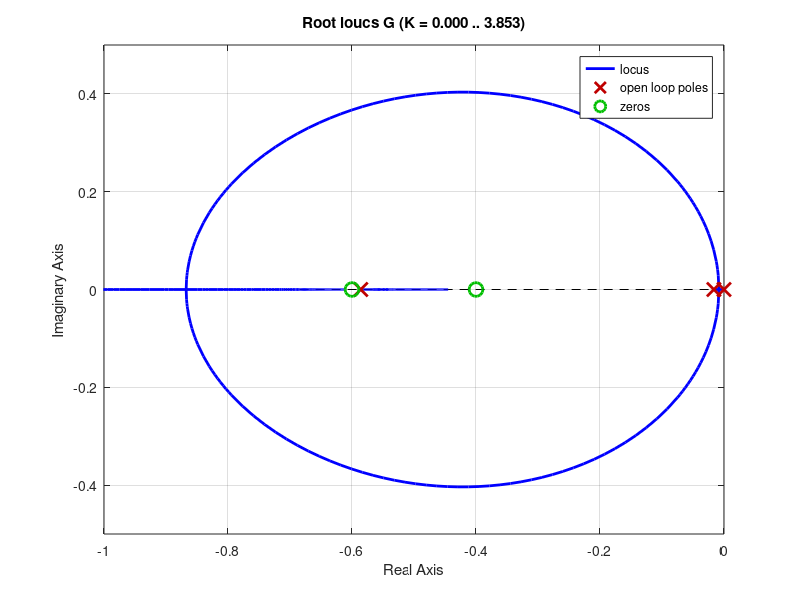

Reproduce this figure in MATLAB. (Note: this script raises an error after producing the figure.)
% Root-locus analysis of a third-order hybrid-electric-vehicle
% traction-motor speed-control loop.

numg = poly([-0.4 -0.6]);
deng = poly([0 -0.0163 -0.5858]);

G = tf(numg, deng);

rlocus(G);

pos = 10;   % Desired percent overshoot
z = -log(pos/100) / sqrt(pi^2 + (log(pos/100))^2);

axis([-1 0 -0.5 0.5])
sgrid(z, 0)
title(['Root Locus with ', num2str(pos), ' Percent Overshoot Line'])

% Use the same gain as frequency_responce.m so that both scripts
% describe the same closed-loop design.
K = 0.78;

% To choose the gain interactively instead, comment out the line above
% and uncomment the following two lines:
% [K, poles] = rlocfind(G);
% disp(['Selected gain: ', num2str(K)])

T = feedback(K * G, 1);   % Closed-loop transfer function
T = minreal(T);

step(T);
axis([0 20 0 1.5])
grid
